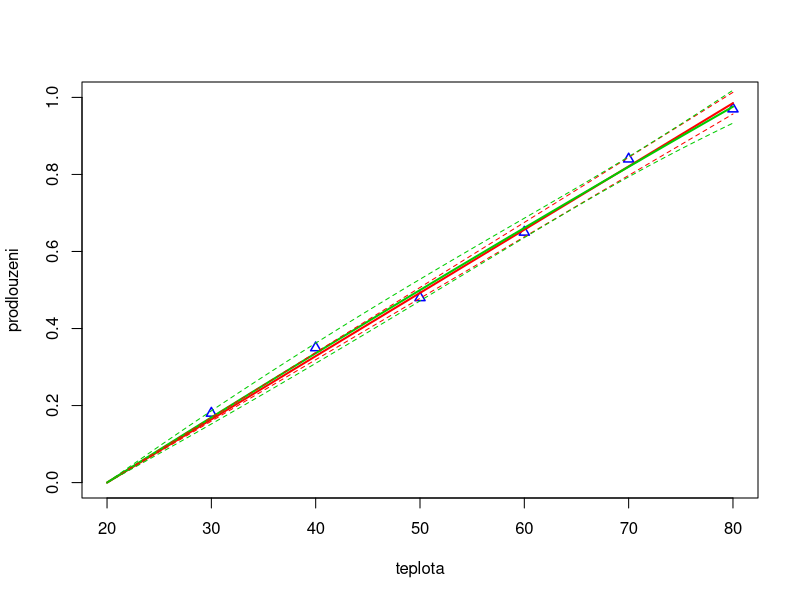
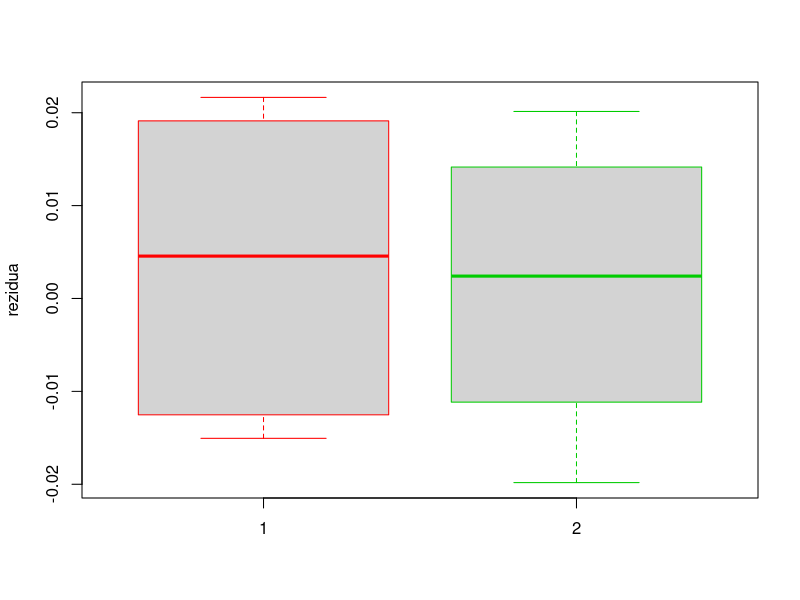

Recreate these plots in R, in order.
# =============================================================================================================================
# Priklad 2

tabulka <- read.csv (file = "cv11-02.csv", header = TRUE, sep = ";", dec = ",")
names (tabulka)
str (tabulka)

# prodlouzeni zavisi na rozdilu teplot od 20 oC, nikoliv na teplote samotne, proto dopocitame rozdily teplot
tabulka$dt <- tabulka$teplota - 20
summary (tabulka)

# primka pro rozdil teplot "dt"

model1 <- lm (prodlouzeni ~ 0 + dt, data = tabulka) 
model1
prehled1 <- summary (model1)
prehled1

model1$coefficients
coef (model1)
model1$residuals
residuals (model1)
model1$fitted.values
fitted.values (model1)
model.matrix (model1)

prehled1$sigma
prehled1$df
prehled1$r.squared
prehled1$adj.r.squared
prehled1$fstatistic

# parabola pro rozdil teplot "dt"

model2 <- lm (prodlouzeni ~ 0 + dt + I(dt^2), data = tabulka) 
model2
prehled2 <- summary (model2)
prehled2

model2$coefficients
coef (model2)
model2$residual2
residuals (model2)
model2$fitted.values
fitted.values (model2)
model.matrix (model2)

prehled2$sigma
prehled2$df
prehled2$r.squared
prehled2$adj.r.squared
prehled2$fstatistic

# grafika

summary (tabulka)
plot (c (20, 80), c (0, 1), type = "n", xlab = "teplota", ylab = "prodlouzeni")

points (tabulka$teplota, tabulka$prodlouzeni, col = "blue", pch = 24, lwd = 1.5, cex = 1.0)

# pruchystame si sit na x-ove ose
x <- seq (20, 80, by = 0.1)
# pomoci funkce "predict" nechame dopocitat odpovidajici Y-ove hodnoty na regresni funkci
Y1 <- predict (model1, data.frame (dt = x - 20))
Y2 <- predict (model2, data.frame (dt = x - 20))

lines (x, Y1, col = "red", lwd = 2)
lines (x, Y2, col = "#00cc00", lwd = 2)

# 95% intervaly spolehlivosti pro koeficienty modelu
confint (model1, level = 0.95)
# porovnejte je s testy vyznamnosti jednotlivych parametru
prehled1

confint (model2, level = 0.95)
prehled2

# muzeme prikreslit 95% pasy spolehlivosti pro stredni hodnotu, tj. kolem regresni funkce
CI1 <- predict (model1, data.frame (dt = x - 20), interval = "confidence", level = 0.95)
CI2 <- predict (model2, data.frame (dt = x - 20), interval = "confidence", level = 0.95)
lines (x, CI1[,2], col = "red", lty = 2)
lines (x, CI1[,3], col = "red", lty = 2)
lines (x, CI2[,2], col = "#00cc00", lty = 2)
lines (x, CI2[,3], col = "#00cc00", lty = 2)
dev.copy2pdf (file = "obrazek.pdf", width = 5, height = 4)

# boxploty rezidui

boxplot (model1$residuals, model2$residuals, ylab = "rezidua", names = c(1,2), border = c ("red", "#00cc00"))
dev.copy2pdf (file = "obrazekr.pdf", width = 3.5, height = 4)

# porovnani modelu

sum (model1$residuals^2) / model1$df.residual
prehled1$r.squared
prehled1$adj.r.squared

sum (model2$residuals^2) / model2$df.residual
prehled2$r.squared
prehled2$adj.r.squared

anova (model1, model2) 

# obtizne rohodnout, v praxi zvolime radeji primku, nebot ma o jeden parametr mene, a vyrazne nezhorsi model pro data
# ANOVA zde hypotezu o rovnosti strednich hodnot nezamita



